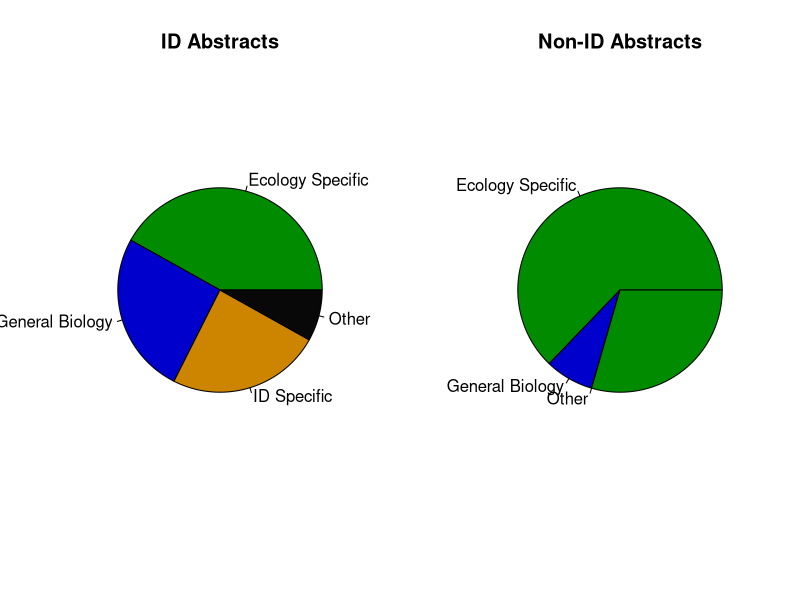

Recreate this plot in R.
### Collaborative project w/ Tyler Washburn & Lewis Bartlett

## Contact lewis.bartlett@uga.edu / https://scholar.google.com/citations?user=PV5ca5UAAAAJ&hl

###############

#Read in Data

JClass <- read.csv('JournalsClassification.csv', header = T, stringsAsFactors = FALSE)
head (JClass)
sum(is.na(JClass))

DataRaw <- read.csv('MainData.csv', header = T, stringsAsFactors = FALSE)

head(DataRaw)

# Assemble a new data frame for analysis

ESAData <- data.frame('Talk' = 1:NROW(DataRaw))

for (N in 1:NROW(ESAData)){
  
  ESAData$EEIDSession[N] <- DataRaw$EEIDSession[N]
  
  ESAData$Located[N] <- DataRaw$PublicationFound[N]
  
}

ESAData <- na.omit(ESAData)

for (N in 1:NROW(ESAData)){
  
  n <- ESAData$Talk[N]
  
  ESAData$Year[N] <- DataRaw$Year[n]
  
  ESAData$Journal[N] <- DataRaw$Journal[n]
  
  if(is.na(ESAData$Journal[N])){
    
    ESAData$GenBio[N] <- NA
    ESAData$IDSpec[N] <- NA
    ESAData$EcoSpec[N] <- NA
    
  }else{
    
    ESAData$GenBio[N] <- JClass$GeneralBiology[which(JClass$Journal == ESAData$Journal[N])]
    ESAData$IDSpec[N] <- JClass$IDSpecific[which(JClass$Journal == ESAData$Journal[N])]
    ESAData$EcoSpec[N] <- JClass$EcologySpecific[which(JClass$Journal == ESAData$Journal[N])]
    
  }
}

ESAData[ESAData == "N"] <- FALSE
ESAData[ESAData == "Y"] <- TRUE

ESAData$GenBio <- as.logical(ESAData$GenBio)
ESAData$IDSpec <- as.logical(ESAData$IDSpec)
ESAData$EcoSpec <- as.logical(ESAData$EcoSpec)

GenbioTotal <- sum(ESAData$GenBio, na.rm = TRUE)
IDSpecTotal <- sum(ESAData$IDSpec, na.rm = TRUE)
EcoSpecTotal <- sum(ESAData$EcoSpec, na.rm = TRUE)

GenBioEEID <- sum(ESAData$GenBio[which(ESAData$EEIDSession == "YES")], na.rm = TRUE)
IDSpecEEID <- sum(ESAData$IDSpec[which(ESAData$EEIDSession == "YES")], na.rm = TRUE)
EcoSpecEEID <- sum(ESAData$EcoSpec[which(ESAData$EEIDSession == "YES")], na.rm = TRUE)

### Analysis

# Run a binomial GLM looking at whether being published in an ecology-specific journal is predicted in part by being presented at an EEID session or not.
EcoModel1 <- glm(formula = EcoSpec ~ EEIDSession,
                 family = 'binomial',
                 data = na.omit(ESAData)
)
# Look at a summary of the model outputs: most important here is the 'estimate' values of the 'coefficient' section
# (that tells us effect size and direction)
summary(EcoModel1)

# get the p-value from a Chi-Squared anova (don't look at the p-values in the summary :) )
anova(EcoModel1, test = 'Chisq')

# ID sessions singificantly less likely to assocociated with pubs in ecology journals

EcoModel2 <- glm(formula = IDSpec ~ EEIDSession,
                 family = 'binomial',
                 data = na.omit(ESAData))
summary(EcoModel2)
anova(EcoModel2, test = 'Chisq')

# unsurprisingly, more likely to be associated with ID-journals

EcoModel3 <- glm(formula = GenBio ~ EEIDSession,
                 family = 'binomial',
                 data = na.omit(ESAData))
summary(EcoModel3)
anova(EcoModel3, test = 'Chisq')

# Significantly more likely than their other ecology session counterparts to be published in general bio journals

ESAData[ESAData == "NO"] <- FALSE
ESAData[ESAData == "YES"] <- TRUE
ESAData$Located <- as.logical(ESAData$Located)
ESAData$EEIDSession <- as.logical(ESAData$EEIDSession)

EcoModel4 <- glm(formula = Located ~ EEIDSession,
                 family = 'binomial',
                 data = ESAData)
summary(EcoModel4)
anova(EcoModel4, test = 'Chisq')

# no apparent bias in 'finding rates'


1/((31/74)/(49/78))
# non-EEID sessions 1.5x more likely to be in ecology journals

(19/74)/(6/78)
# EEID sessions 3.3x more likely to be in general bio journals

# Pie charts

# nicer ones for publication made in different software

par(mfrow = c(1,2))

SLID <- c(31, 19, 18, 6)
SLNID<- c(49, 6, 0, 23)
Labs1 <- c('Ecology Specific', 'General Biology', 'ID Specific', 'Other')
Cols1 <- c('Green4', 'Blue3','Orange3','Grey3')
Labs2 <- c('Ecology Specific', 'General Biology', 'Other')
Cols2 <- c('Green4', 'Blue3','Grey3')
pie(SLID, 
    labels = Labs1,
    col = Cols1,
    main="ID Abstracts")
pie(SLNID,
    labels = Labs2,
    col = Cols2,
    main="Non-ID Abstracts")





